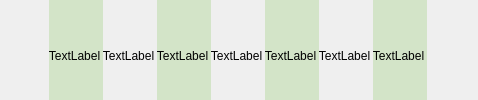
        <widget class="QWidget" name="widget" native="true">
         <property name="sizePolicy">
          <sizepolicy hsizetype="Expanding" vsizetype="Expanding">
           <horstretch>0</horstretch>
           <verstretch>0</verstretch>
          </sizepolicy>
         </property>
         <layout class="QHBoxLayout" name="horizontalLayout_4">
          <property name="spacing">
           <number>0</number>
          </property>
          <property name="leftMargin">
           <number>9</number>
          </property>
          <property name="topMargin">
           <number>0</number>
          </property>
          <property name="bottomMargin">
           <number>0</number>
          </property>
          <item>
           <spacer name="horizontalSpacer_4">
            <property name="orientation">
             <enum>Qt::Horizontal</enum>
            </property>
            <property name="sizeHint" stdset="0">
             <size>
              <width>40</width>
              <height>20</height>
             </size>
            </property>
           </spacer>
          </item>
          <item>
           <widget class="QFrame" name="frame_3">
            <property name="minimumSize">
             <size>
              <width>54</width>
              <height>0</height>
             </size>
            </property>
            <property name="styleSheet">
             <string notr="true">background-color: rgb(211, 228, 200);</string>
            </property>
            <property name="frameShape">
             <enum>QFrame::NoFrame</enum>
            </property>
            <property name="frameShadow">
             <enum>QFrame::Raised</enum>
            </property>
            <widget class="QLabel" name="label_d1">
             <property name="geometry">
              <rect>
               <x>0</x>
               <y>370</y>
               <width>50</width>
               <height>31</height>
              </rect>
             </property>
             <property name="text">
              <string>TextLabel</string>
             </property>
             <property name="alignment">
              <set>Qt::AlignCenter</set>
             </property>
            </widget>
            <widget class="QLabel" name="kierunek_1">
             <property name="geometry">
              <rect>
               <x>0</x>
               <y>320</y>
               <width>51</width>
               <height>41</height>
              </rect>
             </property>
             <property name="text">
              <string>TextLabel</string>
             </property>
             <property name="alignment">
              <set>Qt::AlignBottom|Qt::AlignHCenter</set>
             </property>
            </widget>
            <widget class="QLabel" name="pogoda_1">
             <property name="geometry">
              <rect>
               <x>0</x>
               <y>80</y>
               <width>51</width>
               <height>51</height>
              </rect>
             </property>
             <property name="text">
              <string>TextLabel</string>
             </property>
             <property name="alignment">
              <set>Qt::AlignBottom|Qt::AlignHCenter</set>
             </property>
            </widget>
            <widget class="QLabel" name="temp1">
             <property name="geometry">
              <rect>
               <x>0</x>
               <y>130</y>
               <width>51</width>
               <height>21</height>
              </rect>
             </property>
             <property name="text">
              <string>TextLabel</string>
             </property>
             <property name="alignment">
              <set>Qt::AlignBottom|Qt::AlignHCenter</set>
             </property>
            </widget>
            <widget class="QLabel" name="predkosc">
             <property name="geometry">
              <rect>
               <x>0</x>
               <y>286</y>
               <width>51</width>
               <height>31</height>
              </rect>
             </property>
             <property name="text">
              <string>TextLabel</string>
             </property>
            </widget>
            <widget class="QLabel" name="slupek">
             <property name="geometry">
              <rect>
               <x>0</x>
               <y>160</y>
               <width>51</width>
               <height>121</height>
              </rect>
             </property>
             <property name="text">
              <string>TextLabel</string>
             </property>
             <property name="alignment">
              <set>Qt::AlignBottom|Qt::AlignLeading|Qt::AlignLeft</set>
             </property>
            </widget>
            <widget class="QLabel" name="Uv">
             <property name="geometry">
              <rect>
               <x>0</x>
               <y>40</y>
               <width>51</width>
               <height>31</height>
              </rect>
             </property>
             <property name="text">
              <string>TextLabel</string>
             </property>
             <property name="alignment">
              <set>Qt::AlignCenter</set>
             </property>
            </widget>
           </widget>
          </item>
          <item>
           <widget class="QFrame" name="frame_4">
            <property name="minimumSize">
             <size>
              <width>54</width>
              <height>0</height>
             </size>
            </property>
            <property name="frameShape">
             <enum>QFrame::NoFrame</enum>
            </property>
            <property name="frameShadow">
             <enum>QFrame::Raised</enum>
            </property>
            <widget class="QLabel" name="label_d2">
             <property name="geometry">
              <rect>
               <x>0</x>
               <y>370</y>
               <width>50</width>
               <height>31</height>
              </rect>
             </property>
             <property name="text">
              <string>TextLabel</string>
             </property>
             <property name="alignment">
              <set>Qt::AlignCenter</set>
             </property>
            </widget>
            <widget class="QLabel" name="kierunek_2">
             <property name="geometry">
              <rect>
               <x>0</x>
               <y>320</y>
               <width>51</width>
               <height>41</height>
              </rect>
             </property>
             <property name="text">
              <string>TextLabel</string>
             </property>
             <property name="alignment">
              <set>Qt::AlignBottom|Qt::AlignHCenter</set>
             </property>
            </widget>
            <widget class="QLabel" name="pogoda_2">
             <property name="geometry">
              <rect>
               <x>0</x>
               <y>80</y>
               <width>51</width>
               <height>51</height>
              </rect>
             </property>
             <property name="text">
              <string>TextLabel</string>
             </property>
             <property name="alignment">
              <set>Qt::AlignBottom|Qt::AlignHCenter</set>
             </property>
            </widget>
            <widget class="QLabel" name="temp1_2">
             <property name="geometry">
              <rect>
               <x>0</x>
               <y>130</y>
               <width>51</width>
               <height>20</height>
              </rect>
             </property>
             <property name="text">
              <string>TextLabel</string>
             </property>
             <property name="alignment">
              <set>Qt::AlignBottom|Qt::AlignHCenter</set>
             </property>
            </widget>
            <widget class="QLabel" name="predkosc_2">
             <property name="geometry">
              <rect>
               <x>0</x>
               <y>280</y>
               <width>51</width>
               <height>41</height>
              </rect>
             </property>
             <property name="text">
              <string>TextLabel</string>
             </property>
            </widget>
            <widget class="QLabel" name="slupek_2">
             <property name="geometry">
              <rect>
               <x>0</x>
               <y>160</y>
               <width>51</width>
               <height>121</height>
              </rect>
             </property>
             <property name="text">
              <string>TextLabel</string>
             </property>
             <property name="alignment">
              <set>Qt::AlignBottom|Qt::AlignLeading|Qt::AlignLeft</set>
             </property>
            </widget>
            <widget class="QLabel" name="Uv_2">
             <property name="geometry">
              <rect>
               <x>0</x>
               <y>40</y>
               <width>51</width>
               <height>31</height>
              </rect>
             </property>
             <property name="text">
              <string>TextLabel</string>
             </property>
             <property name="alignment">
              <set>Qt::AlignCenter</set>
             </property>
            </widget>
           </widget>
          </item>
          <item>
           <widget class="QFrame" name="frame_6">
            <property name="minimumSize">
             <size>
              <width>54</width>
              <height>0</height>
             </size>
            </property>
            <property name="styleSheet">
             <string notr="true">background-color: rgb(211, 228, 200);</string>
            </property>
            <property name="frameShape">
             <enum>QFrame::NoFrame</enum>
            </property>
            <property name="frameShadow">
             <enum>QFrame::Raised</enum>
            </property>
            <widget class="QLabel" name="pogoda_3">
             <property name="geometry">
              <rect>
               <x>0</x>
               <y>80</y>
               <width>51</width>
               <height>51</height>
              </rect>
             </property>
             <property name="text">
              <string>TextLabel</string>
             </property>
             <property name="alignment">
              <set>Qt::AlignBottom|Qt::AlignHCenter</set>
             </property>
            </widget>
            <widget class="QLabel" name="kierunek_3">
             <property name="geometry">
              <rect>
               <x>0</x>
               <y>320</y>
               <width>51</width>
               <height>41</height>
              </rect>
             </property>
             <property name="text">
              <string>TextLabel</string>
             </property>
             <property name="alignment">
              <set>Qt::AlignBottom|Qt::AlignHCenter</set>
             </property>
            </widget>
            <widget class="QLabel" name="temp1_3">
             <property name="geometry">
              <rect>
               <x>0</x>
               <y>130</y>
               <width>51</width>
               <height>21</height>
              </rect>
             </property>
             <property name="text">
              <string>TextLabel</string>
             </property>
             <property name="alignment">
              <set>Qt::AlignBottom|Qt::AlignRight|Qt::AlignTrailing</set>
             </property>
            </widget>
            <widget class="QLabel" name="predkosc_3">
             <property name="geometry">
              <rect>
               <x>0</x>
               <y>286</y>
               <width>51</width>
               <height>31</height>
              </rect>
             </property>
             <property name="text">
              <string>TextLabel</string>
             </property>
            </widget>
            <widget class="QLabel" name="label_d3">
             <property name="geometry">
              <rect>
               <x>0</x>
               <y>370</y>
               <width>50</width>
               <height>31</height>
              </rect>
             </property>
             <property name="text">
              <string>TextLabel</string>
             </property>
             <property name="alignment">
              <set>Qt::AlignCenter</set>
             </property>
            </widget>
            <widget class="QLabel" name="slupek_3">
             <property name="geometry">
              <rect>
               <x>0</x>
               <y>160</y>
               <width>51</width>
               <height>121</height>
              </rect>
             </property>
             <property name="text">
              <string>TextLabel</string>
             </property>
             <property name="alignment">
              <set>Qt::AlignBottom|Qt::AlignLeading|Qt::AlignLeft</set>
             </property>
            </widget>
            <widget class="QLabel" name="Uv_3">
             <property name="geometry">
              <rect>
               <x>0</x>
               <y>40</y>
               <width>51</width>
               <height>31</height>
              </rect>
             </property>
             <property name="text">
              <string>TextLabel</string>
             </property>
             <property name="alignment">
              <set>Qt::AlignCenter</set>
             </property>
            </widget>
           </widget>
          </item>
          <item>
           <widget class="QFrame" name="frame_5">
            <property name="minimumSize">
             <size>
              <width>54</width>
              <height>0</height>
             </size>
            </property>
            <property name="frameShape">
             <enum>QFrame::NoFrame</enum>
            </property>
            <property name="frameShadow">
             <enum>QFrame::Raised</enum>
            </property>
            <widget class="QLabel" name="pogoda_4">
             <property name="geometry">
              <rect>
               <x>0</x>
               <y>80</y>
               <width>51</width>
               <height>51</height>
              </rect>
             </property>
             <property name="text">
              <string>TextLabel</string>
             </property>
             <property name="alignment">
              <set>Qt::AlignBottom|Qt::AlignHCenter</set>
             </property>
            </widget>
            <widget class="QLabel" name="kierunek_4">
             <property name="geometry">
              <rect>
               <x>0</x>
               <y>320</y>
               <width>51</width>
               <height>41</height>
              </rect>
             </property>
             <property name="text">
              <string>TextLabel</string>
             </property>
             <property name="alignment">
              <set>Qt::AlignBottom|Qt::AlignLeading|Qt::AlignLeft</set>
             </property>
            </widget>
            <widget class="QLabel" name="temp1_4">
             <property name="geometry">
              <rect>
               <x>0</x>
               <y>130</y>
               <width>51</width>
               <height>21</height>
              </rect>
             </property>
             <property name="text">
              <string>TextLabel</string>
             </property>
             <property name="alignment">
              <set>Qt::AlignBottom|Qt::AlignHCenter</set>
             </property>
            </widget>
            <widget class="QLabel" name="label_d4">
             <property name="geometry">
              <rect>
               <x>0</x>
               <y>370</y>
               <width>50</width>
               <height>31</height>
              </rect>
             </property>
             <property name="text">
              <string>TextLabel</string>
             </property>
             <property name="alignment">
              <set>Qt::AlignCenter</set>
             </property>
            </widget>
            <widget class="QLabel" name="predkosc_4">
             <property name="geometry">
              <rect>
               <x>0</x>
               <y>280</y>
               <width>51</width>
               <height>41</height>
              </rect>
             </property>
             <property name="text">
              <string>TextLabel</string>
             </property>
            </widget>
            <widget class="QLabel" name="slupek_4">
             <property name="geometry">
              <rect>
               <x>0</x>
               <y>160</y>
               <width>51</width>
               <height>121</height>
              </rect>
             </property>
             <property name="text">
              <string>TextLabel</string>
             </property>
             <property name="alignment">
              <set>Qt::AlignBottom|Qt::AlignLeading|Qt::AlignLeft</set>
             </property>
            </widget>
            <widget class="QLabel" name="Uv_4">
             <property name="geometry">
              <rect>
               <x>0</x>
               <y>40</y>
               <width>51</width>
               <height>31</height>
              </rect>
             </property>
             <property name="text">
              <string>TextLabel</string>
             </property>
             <property name="alignment">
              <set>Qt::AlignCenter</set>
             </property>
            </widget>
           </widget>
          </item>
          <item>
           <widget class="QFrame" name="frame_7">
            <property name="minimumSize">
             <size>
              <width>54</width>
              <height>0</height>
             </size>
            </property>
            <property name="styleSheet">
             <string notr="true">background-color: rgb(211, 228, 200);</string>
            </property>
            <property name="frameShape">
             <enum>QFrame::NoFrame</enum>
            </property>
            <property name="frameShadow">
             <enum>QFrame::Raised</enum>
            </property>
            <widget class="QLabel" name="label_d5">
             <property name="geometry">
              <rect>
               <x>0</x>
               <y>370</y>
               <width>50</width>
               <height>31</height>
              </rect>
             </property>
             <property name="text">
              <string>TextLabel</string>
             </property>
             <property name="alignment">
              <set>Qt::AlignCenter</set>
             </property>
            </widget>
            <widget class="QLabel" name="kierunek_5">
             <property name="geometry">
              <rect>
               <x>0</x>
               <y>320</y>
               <width>51</width>
               <height>41</height>
              </rect>
             </property>
             <property name="text">
              <string>TextLabel</string>
             </property>
             <property name="alignment">
              <set>Qt::AlignBottom|Qt::AlignHCenter</set>
             </property>
            </widget>
            <widget class="QLabel" name="pogoda_5">
             <property name="geometry">
              <rect>
               <x>0</x>
               <y>80</y>
               <width>51</width>
               <height>51</height>
              </rect>
             </property>
             <property name="text">
              <string>TextLabel</string>
             </property>
             <property name="alignment">
              <set>Qt::AlignBottom|Qt::AlignHCenter</set>
             </property>
            </widget>
            <widget class="QLabel" name="temp1_5">
             <property name="geometry">
              <rect>
               <x>0</x>
               <y>130</y>
               <width>51</width>
               <height>21</height>
              </rect>
             </property>
             <property name="text">
              <string>TextLabel</string>
             </property>
             <property name="alignment">
              <set>Qt::AlignBottom|Qt::AlignHCenter</set>
             </property>
            </widget>
            <widget class="QLabel" name="predkosc_5">
             <property name="geometry">
              <rect>
               <x>0</x>
               <y>286</y>
               <width>51</width>
               <height>31</height>
              </rect>
             </property>
             <property name="text">
              <string>TextLabel</string>
             </property>
            </widget>
            <widget class="QLabel" name="slupek_5">
             <property name="geometry">
              <rect>
               <x>0</x>
               <y>160</y>
               <width>51</width>
               <height>121</height>
              </rect>
             </property>
             <property name="text">
              <string>TextLabel</string>
             </property>
             <property name="alignment">
              <set>Qt::AlignBottom|Qt::AlignLeading|Qt::AlignLeft</set>
             </property>
            </widget>
            <widget class="QLabel" name="Uv_5">
             <property name="geometry">
              <rect>
               <x>0</x>
               <y>40</y>
               <width>51</width>
               <height>31</height>
              </rect>
             </property>
             <property name="text">
              <string>TextLabel</string>
             </property>
             <property name="alignment">
              <set>Qt::AlignCenter</set>
             </property>
            </widget>
           </widget>
          </item>
          <item>
           <widget class="QFrame" name="frame_8">
            <property name="minimumSize">
             <size>
              <width>54</width>
              <height>0</height>
             </size>
            </property>
            <property name="frameShape">
             <enum>QFrame::NoFrame</enum>
            </property>
            <property name="frameShadow">
             <enum>QFrame::Raised</enum>
            </property>
            <widget class="QLabel" name="label_d6">
             <property name="geometry">
              <rect>
               <x>0</x>
               <y>370</y>
               <width>50</width>
               <height>31</height>
              </rect>
             </property>
             <property name="text">
              <string>TextLabel</string>
             </property>
             <property name="alignment">
              <set>Qt::AlignCenter</set>
             </property>
            </widget>
            <widget class="QLabel" name="pogoda_6">
             <property name="geometry">
              <rect>
               <x>0</x>
               <y>80</y>
               <width>51</width>
               <height>51</height>
              </rect>
             </property>
             <property name="text">
              <string>TextLabel</string>
             </property>
             <property name="alignment">
              <set>Qt::AlignBottom|Qt::AlignHCenter</set>
             </property>
            </widget>
            <widget class="QLabel" name="kierunek_6">
             <property name="geometry">
              <rect>
               <x>0</x>
               <y>320</y>
               <width>51</width>
               <height>41</height>
              </rect>
             </property>
             <property name="text">
              <string>TextLabel</string>
             </property>
             <property name="alignment">
              <set>Qt::AlignBottom|Qt::AlignHCenter</set>
             </property>
            </widget>
            <widget class="QLabel" name="temp1_6">
             <property name="geometry">
              <rect>
               <x>0</x>
               <y>130</y>
               <width>51</width>
               <height>21</height>
              </rect>
             </property>
             <property name="text">
              <string>TextLabel</string>
             </property>
             <property name="alignment">
              <set>Qt::AlignBottom|Qt::AlignHCenter</set>
             </property>
            </widget>
            <widget class="QLabel" name="predkosc_6">
             <property name="geometry">
              <rect>
               <x>0</x>
               <y>286</y>
               <width>51</width>
               <height>31</height>
              </rect>
             </property>
             <property name="text">
              <string>TextLabel</string>
             </property>
            </widget>
            <widget class="QLabel" name="slupek_6">
             <property name="geometry">
              <rect>
               <x>0</x>
               <y>160</y>
               <width>51</width>
               <height>121</height>
              </rect>
             </property>
             <property name="text">
              <string>TextLabel</string>
             </property>
             <property name="alignment">
              <set>Qt::AlignBottom|Qt::AlignLeading|Qt::AlignLeft</set>
             </property>
            </widget>
            <widget class="QLabel" name="Uv_6">
             <property name="geometry">
              <rect>
               <x>0</x>
               <y>40</y>
               <width>51</width>
               <height>31</height>
              </rect>
             </property>
             <property name="text">
              <string>TextLabel</string>
             </property>
             <property name="alignment">
              <set>Qt::AlignCenter</set>
             </property>
            </widget>
           </widget>
          </item>
          <item>
           <widget class="QFrame" name="frame_9">
            <property name="minimumSize">
             <size>
              <width>54</width>
              <height>0</height>
             </size>
            </property>
            <property name="styleSheet">
             <string notr="true">background-color: rgb(211, 228, 200);</string>
            </property>
            <property name="frameShape">
             <enum>QFrame::NoFrame</enum>
            </property>
            <property name="frameShadow">
             <enum>QFrame::Raised</enum>
            </property>
            <widget class="QLabel" name="label_d7">
             <property name="geometry">
              <rect>
               <x>0</x>
               <y>370</y>
               <width>50</width>
               <height>31</height>
              </rect>
             </property>
             <property name="text">
              <string>TextLabel</string>
             </property>
             <property name="alignment">
              <set>Qt::AlignCenter</set>
             </property>
            </widget>
            <widget class="QLabel" name="kierunek_7">
             <property name="geometry">
              <rect>
               <x>0</x>
               <y>320</y>
               <width>51</width>
               <height>41</height>
              </rect>
             </property>
             <property name="text">
              <string>TextLabel</string>
             </property>
             <property name="alignment">
              <set>Qt::AlignBottom|Qt::AlignHCenter</set>
             </property>
            </widget>
            <widget class="QLabel" name="pogoda_7">
             <property name="geometry">
              <rect>
               <x>0</x>
               <y>80</y>
               <width>51</width>
               <height>51</height>
              </rect>
             </property>
             <property name="text">
              <string>TextLabel</string>
             </property>
             <property name="alignment">
              <set>Qt::AlignBottom|Qt::AlignHCenter</set>
             </property>
            </widget>
            <widget class="QLabel" name="temp1_7">
             <property name="geometry">
              <rect>
               <x>0</x>
               <y>130</y>
               <width>51</width>
               <height>21</height>
              </rect>
             </property>
             <property name="text">
              <string>TextLabel</string>
             </property>
             <property name="alignment">
              <set>Qt::AlignBottom|Qt::AlignHCenter</set>
             </property>
            </widget>
            <widget class="QLabel" name="predkosc_7">
             <property name="geometry">
              <rect>
               <x>0</x>
               <y>286</y>
               <width>51</width>
               <height>31</height>
              </rect>
             </property>
             <property name="text">
              <string>TextLabel</string>
             </property>
            </widget>
            <widget class="QLabel" name="slupek_7">
             <property name="geometry">
              <rect>
               <x>0</x>
               <y>160</y>
               <width>51</width>
               <height>121</height>
              </rect>
             </property>
             <property name="text">
              <string>TextLabel</string>
             </property>
             <property name="alignment">
              <set>Qt::AlignBottom|Qt::AlignLeading|Qt::AlignLeft</set>
             </property>
            </widget>
            <widget class="QLabel" name="Uv_7">
             <property name="geometry">
              <rect>
               <x>0</x>
               <y>40</y>
               <width>51</width>
               <height>31</height>
              </rect>
             </property>
             <property name="text">
              <string>TextLabel</string>
             </property>
             <property name="alignment">
              <set>Qt::AlignCenter</set>
             </property>
            </widget>
           </widget>
          </item>
          <item>
           <spacer name="horizontalSpacer_5">
            <property name="orientation">
             <enum>Qt::Horizontal</enum>
            </property>
            <property name="sizeHint" stdset="0">
             <size>
              <width>40</width>
              <height>20</height>
             </size>
            </property>
           </spacer>
          </item>
         </layout>
        </widget>
